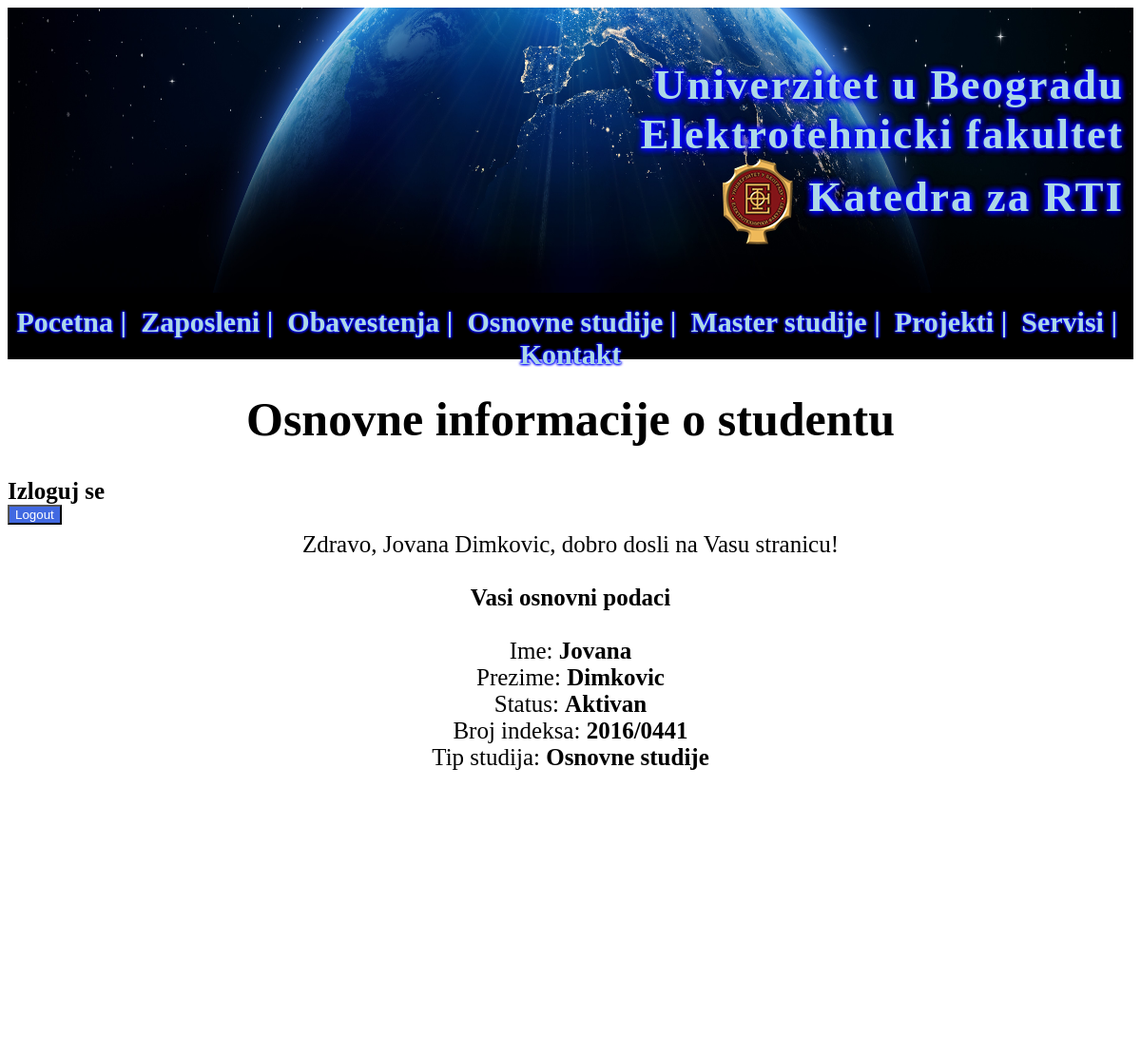
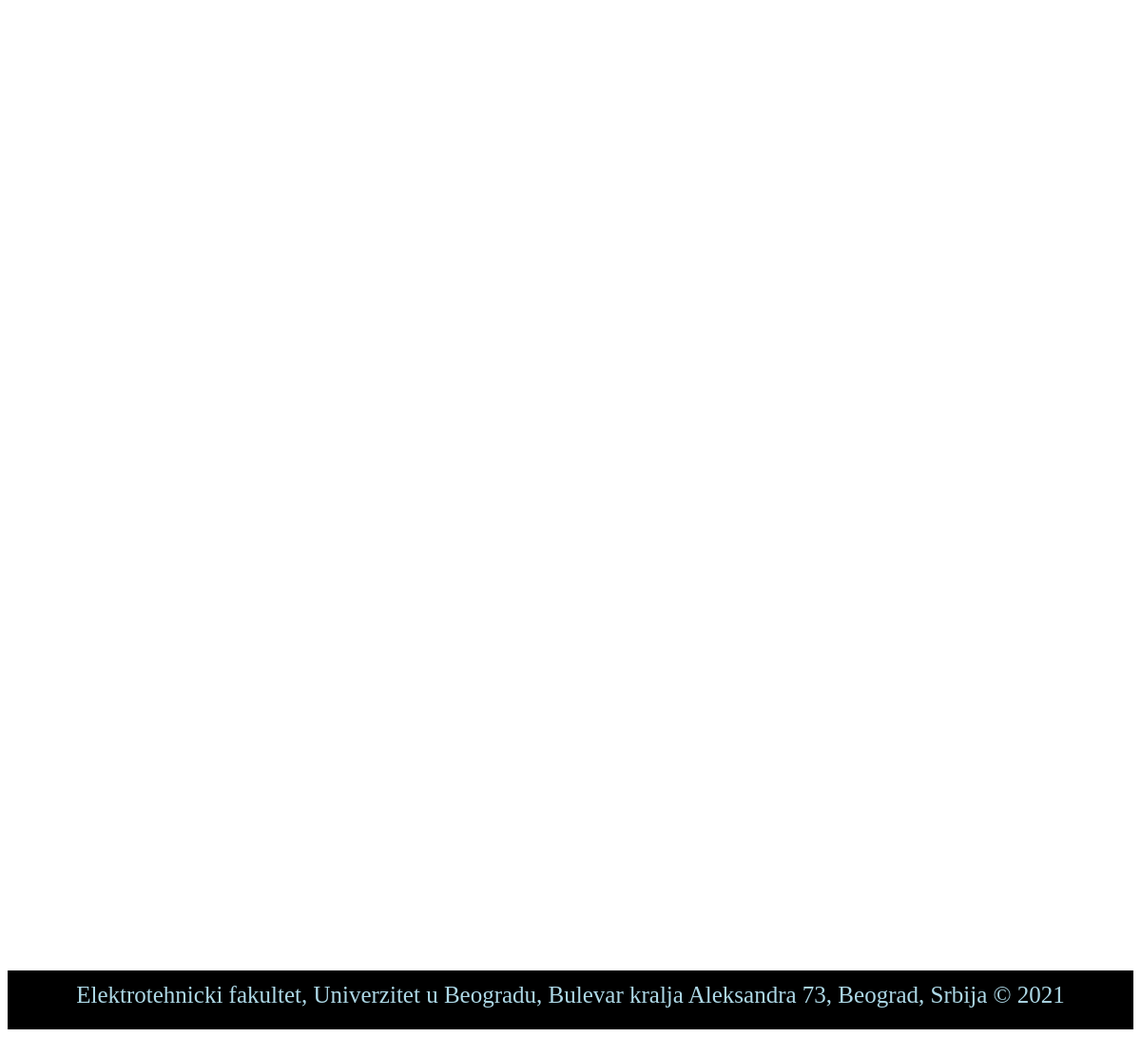
Page /student.php (signed in) on the committed database (2 pictures, top to bottom).
### tables this page shows
CREATE TABLE IF NOT EXISTS `student` (
  `email` varchar(32) NOT NULL,
  `indeks` varchar(10) NOT NULL,
  `tipstudija` varchar(1) NOT NULL COMMENT 'd-Osnovne studije m-Master studije p-Doktorske studije',
  PRIMARY KEY (`email`)
);

CREATE TABLE IF NOT EXISTS `korisnik` (
  `email` varchar(32) NOT NULL,
  `password` varchar(32) NOT NULL,
  `ime` varchar(15) NOT NULL,
  `prezime` varchar(32) NOT NULL,
  `status` tinyint(4) NOT NULL COMMENT '1-Aktivan 0-Neaktivan',
  `tip_korisnika` varchar(1) NOT NULL COMMENT 'Z-Zaposleni S-Student A-Administrator',
  `prvi_pristup` tinyint(4) NOT NULL COMMENT '1-Nije prvi 0-Prvi pristup',
  PRIMARY KEY (`email`)
);

### student.php (the view, shortened to what this page needs)
<!DOCTYPE html>
<html>
    <head>
        <link rel="stylesheet" type="text/css" href="stilovi.css"/>
    </head>
    <body>
        <?php
        require('divheader.php');
        ?>
        <?php
        require('divmenu.php');
        ?>
        <div id="sadrzaj">
            <h1><b>Osnovne informacije o studentu</b></h1>
            <?php
            require('spanlogout.php');
            ?>
            <br/><br/>
            <?php
            require('konekcija.php');
            $result= mysqli_query($con, "select * from korisnik join student on korisnik.email=student.email where korisnik.email='".$_SESSION['email']."'");
            if(mysqli_num_rows($result)>0){
                $row= mysqli_fetch_assoc($result);
                echo"Zdravo, ".$row['ime']." ".$row['prezime'].", dobro dosli na Vasu stranicu!<br/><br/><b>Vasi osnovni podaci</b><br/><br/>";
                echo"Ime: <b>".$row['ime']."</b><br/>";
                echo"Prezime: <b>".$row['prezime']."</b><br/>";
                if($row['status']==1)echo"Status: <b>Aktivan</b><br/>";else echo"Status: <b>Neaktivan</b><br/>";
                echo"Broj indeksa: <b>".$row['indeks']."</b><br/>";
                if($row['tipstudija']=='d')echo"Tip studija: <b>Osnovne studije</b>";
            }else{
                echo"<span style='color:red'>Nemate informacije o sebi!</span>";
            }
            ?>
        </div>
        <?php
        require('divfooter.php');
        ?>
    </body>
</html>

### stilovi.css (style rules this page uses)
#sadrzaj { height:1700px; margin-top: 0; padding-top: 0; font-family: serif; font-size: 25px; text-align: center; }

### rows in the picture
student: email.ime "Jovana", email.prezime "Dimkovic", indeks "2016/0441"
